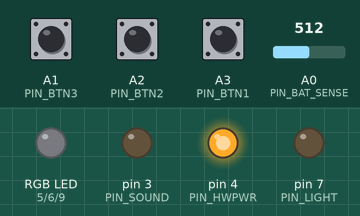
Simulated run of this sketch. Board: Arduino Uno, built for the host (arithmetic inside an expression is 32-bit, double 64-bit). Parts: an RGB LED mixed from three pins (HIGH = lit), output pins drawn as LEDs (lit = HIGH). The test bench sets the inputs (shaded band); at power-on: A1 (PIN_BTN3) HIGH, A0 (PIN_BAT_SENSE) = 512, A2 (PIN_BTN2) HIGH, A3 (PIN_BTN1) HIGH. Dim RGB values are drawn brighter than linear; EEPROM starts erased; what the sketch prints to the serial monitor is not drawn.

Above: at 3.0 s.
3.1 s: A1 (PIN_BTN3) pulled LOW for 1 s
At 3.49 s:
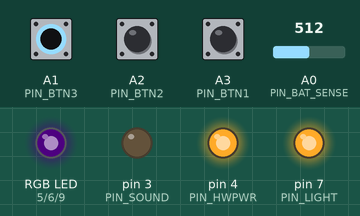
At 3.99 s:
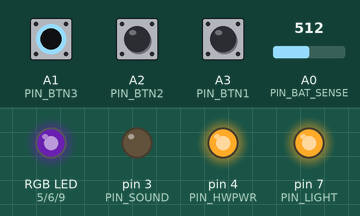
Timing chart, 0 to 21.1 s (numbered marks = the images above; inputs shaded):
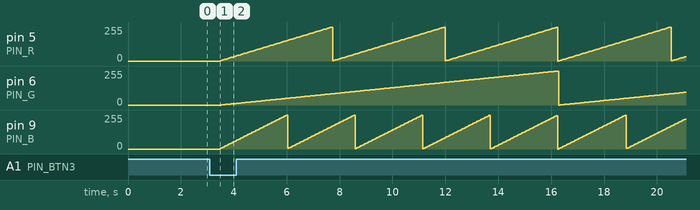

The sketch:

calibrate.ino
```cpp
// Battery calibration sketch
#include "EEPROM.h"
#include "Wire.h"
#include <avr/sleep.h>
#include <avr/power.h>
#include <avr/interrupt.h>

#if defined(__AVR_ATmega32U4__)
// Pins for Arduino Pro Micro (Atmega-32u4)
#define PLATFORM_1 'A'
#define PIN_HWPWR 1
#define PIN_LIGHT 4
#define PIN_R 5
#define PIN_G 9
#define PIN_B 10
#define PIN_BTN1 A3
#define PIN_BTN2 0
#define PIN_BTN3 A1
#define PIN_BAT_SENSE A0
#define PIN_SOUND 6
#define PIN_INTERRUPT 7
#define PIN_DC 30

#elif defined(__AVR_ATmega328P__)
// Pins for Arduino Pro Mini (Atmega-328P - based)
#define PLATFORM_1 'B'
#define PIN_HWPWR 4
#define PIN_LIGHT 7
#define PIN_R 5
#define PIN_G 6
#define PIN_B 9
#define PIN_BTN1 A3
#define PIN_BTN2 A2
#define PIN_BTN3 A1
#define PIN_BAT_SENSE A0
#define PIN_SOUND 3
#define PIN_INTERRUPT 2
#define PIN_DC 8

#else
#error CPU unsupported.
#endif // Platform

#define EEPROM_JUMP_COUNTER 0
#define EEPROM_SETTINGS 2
#define EEPROM_JUMP_PROFILES 0x20
#define EEPROM_AUDIBLE_SIGNALS 0x30

typedef struct {
    uint16_t batt_min_voltage; // Factory settings: min battery voltage, in items
    uint8_t batt_multiplier;
    uint8_t unused1;
    uint8_t unused2;
    uint8_t unused3;
    //
    uint8_t contrast : 4;
    uint8_t jump_profile_number : 4;
    // Flags byte 1
    uint8_t display_rotation : 1;
    uint8_t zero_after_reset : 1;
    uint8_t auto_power_off : 2;
    uint8_t backlight : 2;
    uint8_t use_led_signals : 1;
    uint8_t use_audible_signals : 1;
    //
    int16_t target_altitude;
    //
    uint8_t volume:2;
    uint8_t sound_amplifier_power_on:1; // this value turns sound voltage gainer / amplifier ON
    uint8_t precision_in_freefall:2; // precision in freefall: 0=no rounding, 1=10m, 2=50m, 3=100m
    uint8_t display_flipped:1; // 0 here means display is soldered in flipped position
    uint8_t sound_amplifier_power_polarity:1; // write this to PB6 to turn sound amplifier power ON
    uint8_t led_common_cathode:1; // 1 = common cathode, 0 = common anode
    //
    uint8_t volumemap[4];
    uint16_t stored_jumps;
    uint16_t stored_snapshots;
} settings_t;

typedef struct {
    uint16_t exit : 5;
    uint16_t begin_freefall : 5;
    uint16_t freefall : 6;
    uint16_t pullout : 6;
    uint16_t opening : 5;
    uint16_t under_parachute : 5;
} jump_profile_t;

typedef struct {
    uint16_t signals[8];
} audible_signals_t;

byte blinkR = 0;
byte blinkG = 0;
byte blinkB = 0;

settings_t settings;
int loopCount;

void getBatteryAdaptives() {
    // batt_max_voltage refers to 4.18v
    analogReference(INTERNAL);
    for (byte i = 0; i < 64; ++i)
        analogRead(PIN_BAT_SENSE);
    uint16_t batt_max_voltage = analogRead(PIN_BAT_SENSE) - 3; // jitter compensate
    if (batt_max_voltage < 1020) {
        Serial.println("Use internal analog reference");
    } else {
        analogReference(DEFAULT);
        Serial.println("Use default analog reference; may be buggy");
        for (byte i = 0; i < 64; ++i)
            analogRead(PIN_BAT_SENSE);
        batt_max_voltage = analogRead(PIN_BAT_SENSE) - 3; // jitter compensate
    }

    // Assume a value of min voltage that is 3.70v
    uint16_t batt_min_voltage = (uint16_t)((float)batt_max_voltage * (37.0f/41.8f));

    // Compute range that is max_voltage - min_voltage
    uint16_t batt_voltage_range = batt_max_voltage - batt_min_voltage;

    // Compute a cost, in %%, of one sample
    float batt_percentage_multiplier = 100.0f / ((float)batt_voltage_range);

    settings.batt_min_voltage = batt_min_voltage;
    settings.batt_multiplier = 2 + (batt_percentage_multiplier * 100);

    Serial.print("Max voltage: ");
    Serial.println(batt_max_voltage);
    Serial.print("Min voltage: ");
    Serial.println(batt_min_voltage);
    Serial.print("Range: ");
    Serial.println(batt_voltage_range);
    Serial.print("Multiplier: ");
    Serial.print(batt_percentage_multiplier);
    Serial.print("/");
    Serial.println(settings.batt_multiplier);

}

void setup() {
    Serial.begin(9600);
    // Set up pins
    pinMode(PIN_G, OUTPUT);
    pinMode(PIN_HWPWR, OUTPUT);
    pinMode(PIN_BAT_SENSE, INPUT);
    pinMode(PIN_BTN1, INPUT_PULLUP);
    pinMode(PIN_BTN2, INPUT_PULLUP);
    pinMode(PIN_BTN3, INPUT_PULLUP);
    pinMode(PIN_LIGHT, OUTPUT);
    digitalWrite(PIN_LIGHT, 0);

    pinMode(PIN_SOUND, OUTPUT);
    digitalWrite(PIN_SOUND, 0);

    // We need to turn hardware ON.
    // When hardware is OFF, BATT_SENSE is the same as Vref,
    // so calibration is not possible.
    digitalWrite(PIN_HWPWR, 1);
    delay(2000);
    analogRead(PIN_BAT_SENSE);
    delay(200);
    analogRead(PIN_BAT_SENSE);
    delay(200);

    EEPROM.get(EEPROM_SETTINGS, settings);

    getBatteryAdaptives();

    // Also initialize jump counter.
    // BEWARE! It will effectively erase the logbook.
    // Comment it out when running in existing altimeter,
    // or backup logbook before!

    //uint16_t jump_counter = 0;
    //EEPROM.put(EEPROM_JUMP_COUNTER, jump_counter);

    Serial.println("Scanning I2C Bus...");
    int i2cCount = 0;
    for (uint8_t i = 0x8; i < 128; i++) {
        Serial.print ("0x");
        Serial.print (i, HEX);
        Serial.print (' ');
        Wire.begin();
        Wire.beginTransmission (i);
        if (Wire.endTransmission () == 0) {
            Serial.print ("\nFound address: ");
            Serial.print (i, DEC);
            Serial.print (" (0x");
            Serial.print (i, HEX);
            Serial.println (")");
            i2cCount++;
            delay (100);  // maybe unneeded?
        } // end of good response
    } // end of for loop
    Serial.print ("\nScanning I2C Bus Done. Found ");
    Serial.print (i2cCount, DEC);
    Serial.println (" device(s).");

    byte state = 0;
    do {
        digitalWrite(PIN_G, state);
        state = (++ state) & 1;
        delay(250);
    } while (digitalRead(PIN_BTN1) && digitalRead(PIN_BTN2) && digitalRead(PIN_BTN3));

    // Volume control adaptives
    /*
    settings.volumemap[0] = 50;
    settings.volumemap[1] = 55;
    settings.volumemap[2] = 60;
    settings.volumemap[3] = 120;
    */
    settings.volumemap[0] = 127;
    settings.volumemap[1] = 64;
    settings.volumemap[2] = 32;
    settings.volumemap[3] = 0;

    // Write battery calibration
    getBatteryAdaptives(); // once again after cable removed
    EEPROM.put(EEPROM_SETTINGS, settings);

    // Custom hello and bye messages.
    // Available if both logbook and snapshot reside in external flash

#if 0
    uint8_t has_custom_hello_message = 0x41; // set to 0xff to disable
    char custom_hello_message[16];
    char custom_bye_message[16];
    strcpy(custom_hello_message, "Hi!");
    strcpy(custom_bye_message, "Bye");
    EEPROM.put(0x1f, has_custom_hello_message);
    EEPROM.put(0x130, custom_hello_message);
    EEPROM.put(0x140, custom_bye_message);
#else
//    uint8_t has_custom_hello_message = 0xff; // set to 0xff to disable
//    EEPROM.put(0x1f, has_custom_hello_message);
#endif

    // Write state machine profiles
    jump_profile_t jump_profile;

    // Profile S - Skydive
    jump_profile.exit = 7;
    jump_profile.begin_freefall = 10;
    jump_profile.freefall = 40;
    jump_profile.pullout = 40;
    jump_profile.opening = 14;
    jump_profile.under_parachute = 5;
    EEPROM.put(EEPROM_JUMP_PROFILES, jump_profile);

    // Profile F - Freefly
    jump_profile.exit = 7;
    jump_profile.begin_freefall = 10;
    jump_profile.freefall = 40;
    jump_profile.pullout = 40;
    jump_profile.opening = 14;
    jump_profile.under_parachute = 5;
    EEPROM.put(EEPROM_JUMP_PROFILES + sizeof(jump_profile_t), jump_profile);

    // Profile C - CRW, Hop&Pop
    jump_profile.exit = 6;
    jump_profile.begin_freefall = 8;
    jump_profile.freefall = 12;
    jump_profile.pullout = 12;
    jump_profile.opening = 10;
    jump_profile.under_parachute = 5;
    EEPROM.put(EEPROM_JUMP_PROFILES + (2 * sizeof(jump_profile_t)), jump_profile);

    // Profile W - Wingsuit
    jump_profile.exit = 7;
    jump_profile.begin_freefall = 10;
    jump_profile.freefall = 20;
    jump_profile.pullout = 20;
    jump_profile.opening = 14;
    jump_profile.under_parachute = 5;
    EEPROM.put(EEPROM_JUMP_PROFILES + (3 * sizeof(jump_profile_t)), jump_profile);

    // Write audible signals
    audible_signals_t audible_signals;

    // S1
    audible_signals.signals[0] = 1500;
    audible_signals.signals[1] = 1500;
    audible_signals.signals[2] = 1200;
    audible_signals.signals[3] = 1000;
    audible_signals.signals[4] =  410;
    audible_signals.signals[5] =  310;
    audible_signals.signals[6] =  210;
    audible_signals.signals[7] =  110;
    EEPROM.put(EEPROM_AUDIBLE_SIGNALS + (0 * sizeof(audible_signals_t)), audible_signals);

    // S2
    audible_signals.signals[0] = 1500;
    audible_signals.signals[1] = 1500;
    audible_signals.signals[2] = 1200;
    audible_signals.signals[3] = 1000;
    audible_signals.signals[4] =  410;
    audible_signals.signals[5] =  310;
    audible_signals.signals[6] =  210;
    audible_signals.signals[7] =  110;
    EEPROM.put(EEPROM_AUDIBLE_SIGNALS + (1 * sizeof(audible_signals_t)), audible_signals);

    // S3
    audible_signals.signals[0] = 1500;
    audible_signals.signals[1] = 1500;
    audible_signals.signals[2] = 1200;
    audible_signals.signals[3] = 1000;
    audible_signals.signals[4] =  410;
    audible_signals.signals[5] =  310;
    audible_signals.signals[6] =  210;
    audible_signals.signals[7] =  110;
    EEPROM.put(EEPROM_AUDIBLE_SIGNALS + (2 * sizeof(audible_signals_t)), audible_signals);

    // S4
    audible_signals.signals[0] = 1500;
    audible_signals.signals[1] = 1500;
    audible_signals.signals[2] = 1200;
    audible_signals.signals[3] = 1000;
    audible_signals.signals[4] =  410;
    audible_signals.signals[5] =  310;
    audible_signals.signals[6] =  210;
    audible_signals.signals[7] =  110;
    EEPROM.put(EEPROM_AUDIBLE_SIGNALS + (3 * sizeof(audible_signals_t)), audible_signals);

    // F1
    audible_signals.signals[0] = 1500;
    audible_signals.signals[1] = 1500;
    audible_signals.signals[2] = 1200;
    audible_signals.signals[3] = 1000;
    audible_signals.signals[4] =  410;
    audible_signals.signals[5] =  310;
    audible_signals.signals[6] =  210;
    audible_signals.signals[7] =  110;
    EEPROM.put(EEPROM_AUDIBLE_SIGNALS + (4 * sizeof(audible_signals_t)), audible_signals);

    // F2
    audible_signals.signals[0] = 1500;
    audible_signals.signals[1] = 1500;
    audible_signals.signals[2] = 1200;
    audible_signals.signals[3] = 1000;
    audible_signals.signals[4] =  410;
    audible_signals.signals[5] =  310;
    audible_signals.signals[6] =  210;
    audible_signals.signals[7] =  110;
    EEPROM.put(EEPROM_AUDIBLE_SIGNALS + (5 * sizeof(audible_signals_t)), audible_signals);

    // F3
    audible_signals.signals[0] = 1500;
    audible_signals.signals[1] = 1500;
    audible_signals.signals[2] = 1200;
    audible_signals.signals[3] = 1000;
    audible_signals.signals[4] =  410;
    audible_signals.signals[5] =  310;
    audible_signals.signals[6] =  210;
    audible_signals.signals[7] =  110;
    EEPROM.put(EEPROM_AUDIBLE_SIGNALS + (6 * sizeof(audible_signals_t)), audible_signals);

    // F4
    audible_signals.signals[0] = 1500;
    audible_signals.signals[1] = 1500;
    audible_signals.signals[2] = 1200;
    audible_signals.signals[3] = 1000;
    audible_signals.signals[4] =  410;
    audible_signals.signals[5] =  310;
    audible_signals.signals[6] =  210;
    audible_signals.signals[7] =  110;
    EEPROM.put(EEPROM_AUDIBLE_SIGNALS + (7 * sizeof(audible_signals_t)), audible_signals);

    // C1
    audible_signals.signals[0] = 1500;
    audible_signals.signals[1] = 1500;
    audible_signals.signals[2] = 1200;
    audible_signals.signals[3] = 1000;
    audible_signals.signals[4] =  410;
    audible_signals.signals[5] =  310;
    audible_signals.signals[6] =  210;
    audible_signals.signals[7] =  110;
    EEPROM.put(EEPROM_AUDIBLE_SIGNALS + (8 * sizeof(audible_signals_t)), audible_signals);

    // C2
    audible_signals.signals[0] = 1500;
    audible_signals.signals[1] = 1500;
    audible_signals.signals[2] = 1200;
    audible_signals.signals[3] = 1000;
    audible_signals.signals[4] =  410;
    audible_signals.signals[5] =  310;
    audible_signals.signals[6] =  210;
    audible_signals.signals[7] =  110;
    EEPROM.put(EEPROM_AUDIBLE_SIGNALS + (9 * sizeof(audible_signals_t)), audible_signals);

    // C3
    audible_signals.signals[0] = 1500;
    audible_signals.signals[1] = 1500;
    audible_signals.signals[2] = 1200;
    audible_signals.signals[3] = 1000;
    audible_signals.signals[4] =  410;
    audible_signals.signals[5] =  310;
    audible_signals.signals[6] =  210;
    audible_signals.signals[7] =  110;
    EEPROM.put(EEPROM_AUDIBLE_SIGNALS + (10 * sizeof(audible_signals_t)), audible_signals);

    // C4
    audible_signals.signals[0] = 1500;
    audible_signals.signals[1] = 1500;
    audible_signals.signals[2] = 1200;
    audible_signals.signals[3] = 1000;
    audible_signals.signals[4] =  410;
    audible_signals.signals[5] =  310;
    audible_signals.signals[6] =  210;
    audible_signals.signals[7] =  110;
    EEPROM.put(EEPROM_AUDIBLE_SIGNALS + (11 * sizeof(audible_signals_t)), audible_signals);

    // W1
    audible_signals.signals[0] = 1500;
    audible_signals.signals[1] = 1500;
    audible_signals.signals[2] = 1200;
    audible_signals.signals[3] = 1000;
    audible_signals.signals[4] =  410;
    audible_signals.signals[5] =  310;
    audible_signals.signals[6] =  210;
    audible_signals.signals[7] =  110;
    EEPROM.put(EEPROM_AUDIBLE_SIGNALS + (12 * sizeof(audible_signals_t)), audible_signals);

    // W2
    audible_signals.signals[0] = 1500;
    audible_signals.signals[1] = 1500;
    audible_signals.signals[2] = 1200;
    audible_signals.signals[3] = 1000;
    audible_signals.signals[4] =  410;
    audible_signals.signals[5] =  310;
    audible_signals.signals[6] =  210;
    audible_signals.signals[7] =  110;
    EEPROM.put(EEPROM_AUDIBLE_SIGNALS + (13 * sizeof(audible_signals_t)), audible_signals);

    // W3
    audible_signals.signals[0] = 1500;
    audible_signals.signals[1] = 1500;
    audible_signals.signals[2] = 1200;
    audible_signals.signals[3] = 1000;
    audible_signals.signals[4] =  410;
    audible_signals.signals[5] =  310;
    audible_signals.signals[6] =  210;
    audible_signals.signals[7] =  110;
    EEPROM.put(EEPROM_AUDIBLE_SIGNALS + (14 * sizeof(audible_signals_t)), audible_signals);

    // W4
    audible_signals.signals[0] = 1500;
    audible_signals.signals[1] = 1500;
    audible_signals.signals[2] = 1200;
    audible_signals.signals[3] = 1000;
    audible_signals.signals[4] =  410;
    audible_signals.signals[5] =  310;
    audible_signals.signals[6] =  210;
    audible_signals.signals[7] =  110;
    EEPROM.put(EEPROM_AUDIBLE_SIGNALS + (15 * sizeof(audible_signals_t)), audible_signals);

    digitalWrite(PIN_LIGHT, 1);
}

void powerDown() {
    ADCSRA &= ~(1 << ADEN); // ADC OFF
    do {
        set_sleep_mode(SLEEP_MODE_PWR_DOWN);
        cli();
        sleep_enable();
        sleep_bod_disable();
        sei();
        sleep_cpu();
        sleep_disable();
        sei();
    } while (0);
    ADCSRA |= (1 << ADEN); // ADC ON again
}

void loop() {
    analogWrite(PIN_G, blinkG++);
    analogWrite(PIN_R, blinkR+=3);
    analogWrite(PIN_B, blinkB+=5);
    delay(50);
    loopCount++;
    if (loopCount == 0) {
        // turn off i2c
        TWCR &= ~_BV(TWEN);
        // turn off SPI
        //SPI.end();

        // Stop all on portC
        DDRC = 0;
        PORTC = 0;

        // Stop all on portB, no pullups
        // TODO: Keep sound amplifier off as well.
        DDRB = 0;
        PORTB = 0;

        // After we turned off all peripherial connections, turn peripherial power OFF too.
        PORTD = 0x84; // LED, sound, HWON to 0, display light to 1 that turns it off, pullup in PIN_INTERRUPT

        Serial.end();
        DDRD &= 0xfc; // pins to input
        PORTD &= 0xfc; // disable pullups
        powerDown();

    }
}
```

Measured:
- after the input at 3.1 s, pin 5 (PIN_R): ramps from 0/255 to 255/255 and jumps back, once every 4.3 s; pin 7 (PIN_LIGHT): LOW → HIGH after 0.39 s; pin 9 (PIN_B): ramps from 0/255 to 255/255 and jumps back, once every 2.6 s
